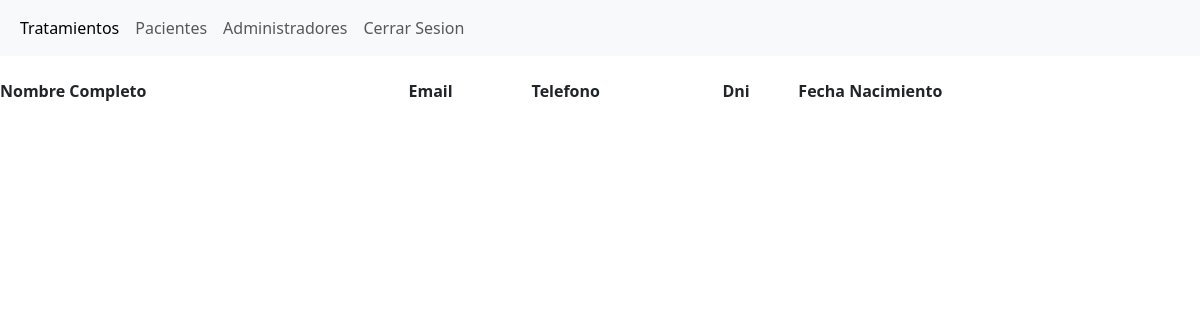
Before: /admin/administradores.php with the older database file.
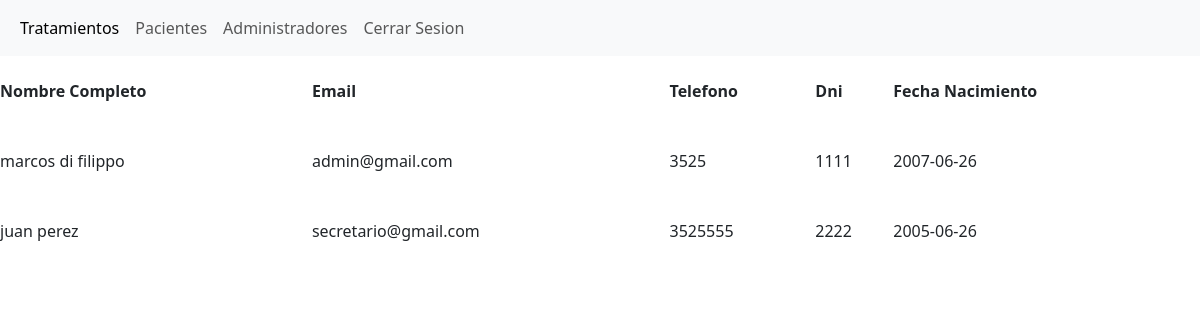
After: the same page with the newer database file.
### tables this page shows
CREATE TABLE IF NOT EXISTS `personas` (
  `id_personas` int NOT NULL AUTO_INCREMENT,
  `nombre` varchar(45) NOT NULL,
  `apellido` varchar(45) NOT NULL,
  `dni` int NOT NULL,
  `fecha_nacimiento` date NOT NULL,
  `telefono` int NOT NULL,
  `email` varchar(60) NOT NULL,
  `fk_rol` int NOT NULL,
  PRIMARY KEY (`id_personas`),
  UNIQUE KEY `id_personas_UNIQUE` (`id_personas`),
  UNIQUE KEY `dni_UNIQUE` (`dni`),
  UNIQUE KEY `email_UNIQUE` (`email`)
);

### admin/abml/lectura.php (called while the page is built, shortened)
<?php
    $lecturaUsuarios = "SELECT * FROM `personas`";
    $lecturaAdmins = "SELECT * FROM `admins`";
?>

### admin/administradores.php (the view, shortened to what this page needs)
<?php
    include_once("./abml/lectura.php");
    include_once("../componentes-admin/header.php");
?>
<main>
    <section>
        <article class="article-table">
            <table>
                <thead>
                    <th>
                        Nombre Completo
                    </th>
                    <th>
                        Email
                    </th>
                    <th>
                        Telefono
                    </th>
                    <th>
                        Dni
                    </th>
                    <th>
                        Fecha Nacimiento
                    </th>
                </thead>
                <tbody>
                    <?php
                    $admins = mysqli_query($conexion, $lecturaAdmins);
                    while ($admin = mysqli_fetch_array($admins)) {
                            $personas = mysqli_query($conexion, $lecturaUsuarios . " WHERE `id_personas`='$admin[fk_personas]'");
                        while ($persona = mysqli_fetch_array($personas)) {
                                echo "<tr>";
                                echo "<td>$persona[nombre] $persona[apellido]</td>
                                <td>$persona[email]</td>
                                <td>$persona[telefono]</td>
                                <td>$persona[dni]</td>
                                <td>$persona[fecha_nacimiento]</td>";
                                echo "</tr>";
                            }
                        }
                    ?>
                </tbody>
            </table>
        </article>
    </section>
</main>
</body>
</html>

Changed rows visible on the page:
added personas: nombre "marcos", apellido "di filippo", email "admin@gmail.com", telefono "3525", dni "1111", fecha_nacimiento "2007-06-26"
added personas: nombre "juan", apellido "perez", email "secretario@gmail.com", telefono "3525555", dni "2222", fecha_nacimiento "2005-06-26"
